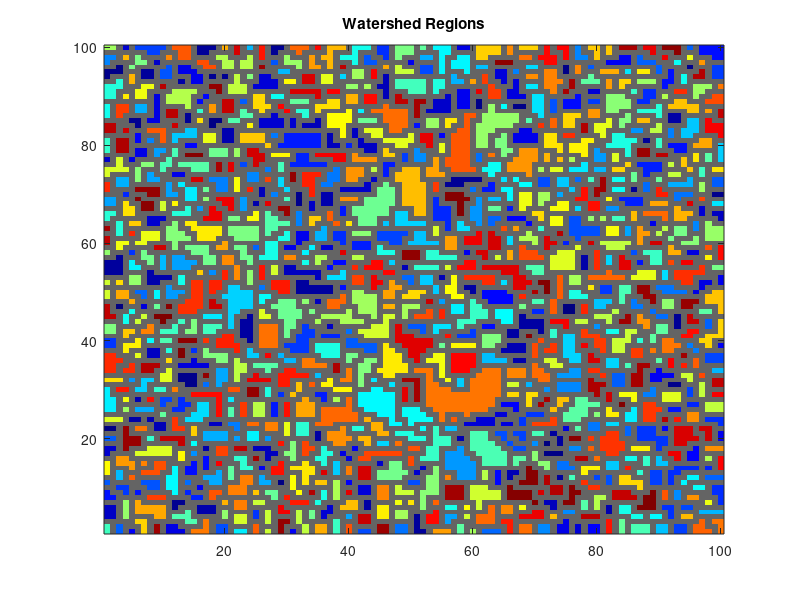

MATLAB code to generate this figure:
function [rgn, rgn_lbls, Lborders, amatr, data] = runWatershed( data , conn, bl_thresh, f_verb, verb_pref, f_disp )
%peaksWShed determines peak regions using matlab watershed function.
% It uses labelWShedBorders_imdilate to label border pixels and determine
% region adjacencies.
%
% INPUTS:
%   data   -- 2D matrix of image data. defaults to peaks(100).
%   conn   -- pixel connection to be used by watershed. default 8. 
%   bl_thresh  -- power threshold used to cut off low power data to speed
%                 up computation. Default = [];
%   f_verb -- flag indicator whether to output text statements of progress.
%             0 - no output. 1 - output current function level.
%             defaults to 0. 
%   verb_pref -- prefix string for verbose output. defaults to ''.
%   f_disp -- flag indicator whether to plot. 
%             defaults to false, unless using default data.
% OUTPUTS:
%   rgn         -- 1D cell array of vector lists of linear idx of all pixels for each region.
%   rgn_lbls    -- vector of region labels.
%   Lborders    -- 1D cell array of vector lists of linear idx of border pixels for each region 
%   amatr       -- two-column matrix of region adjacencies.
%                  each row contains region lables of two adjacent regions. 
%   data        -- optional output of the data in the event it was
%                  generated by default.
%
%   Copyright 2022 Prerau Lab - http://www.sleepEEG.org
%   This work is licensed under a Creative Commons Attribution-NonCommercial-ShareAlike 4.0 International License.
%   (http://creativecommons.org/licenses/by-nc-sa/4.0/)
%      
%   Authors: Patrick Stokes, Thomas Possidente, Michael Prerau
%

%*************************
% Handle variable inputs *
%*************************
if nargin<6
    f_disp = [];
end
if nargin<5
    verb_pref = [];
end
if nargin<4
    f_verb = [];
end
if nargin<3
    bl_thresh = [];
end
if nargin<2
    conn = [];
end
if nargin<1   
    data = [];
end

%************************
% Set default arguments *
%************************
if isempty(f_disp)
    f_disp = false;
end
if isempty(verb_pref)
    verb_pref = '';
end

if isempty(f_verb)
    f_verb = 0;
end
if isempty(conn)
    conn = 8;
end
if isempty(data)
    N = 100;
    data = abs(peaks(N))+randn(N)*.5; % peaks(100); % 
    f_verb = 1;
    f_disp = 1;
end

%****************
% Run watershed *
%****************
if f_verb > 0
    disp([verb_pref 'Running watershed...']);
end


% Run watershed
if isempty(bl_thresh)
    % Run watershed
    exclusion_val = [];
    Ldata = watershed(-data , conn);
else %EXPERIMENTAL: Threshold the data prior to running
    % set value used to mark regions labels where data should be excluded
    exclusion_val = intmax('uint16');
    
    % Set data below threshold to some high number (flintmax)
    below_thresh_inds = data < bl_thresh';
    data(below_thresh_inds) = flintmax;
    
    % Run watershed
    Ldata = watershed(-data , conn);
    
    % If region contains flintmax, set the region's label to exclusion_val
    for ii = 1:max(Ldata,[],'all','omitnan')
        region_inds = Ldata == ii;
        data_val = max(data(region_inds));
        if data_val == flintmax
            Ldata(region_inds) = exclusion_val;
        end
    end
end

if f_disp
    RGB2 = label2rgb(Ldata, 'jet', 'c', 'shuffle');
    R = squeeze(RGB2(:,:,1));
    G = squeeze(RGB2(:,:,2));
    B = squeeze(RGB2(:,:,3));
    R(~Ldata) = 100;
    G(~Ldata) = 100;
    B(~Ldata) = 100;
    RGB2 = cat(3,R,G,B);
    fh = figure('units','normalized','position',[0.7674    0.3978    0.4007    0.4811]);
    ax = axes(fh);
    imagesc(ax,RGB2);
    axis(ax,'xy');
    title(ax,'Watershed Regions');
end

%*******************************************************
% Label border pixels and determine region adjacencies *
%*******************************************************
if f_verb > 0
    disp([verb_pref 'Labeling watershed borders...']);
end

end


